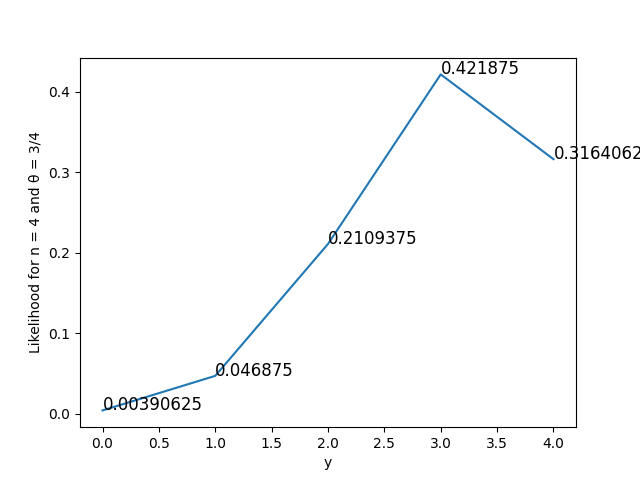

Here is the Python script that generated this plot:
import matplotlib.pyplot as plt
import math

p = [0.00024, 0.047, 0.211, 0.422, 0.316]
x = [0, 1, 2, 3, 4]


def prob(x):
    return (
        math.factorial(4)
        / (math.factorial(x) * math.factorial(4 - x))
        * (0.75**x)
        * (0.25 ** (4 - x))
    )


y = [prob(item) for item in x]
print(y)

fig, ax = plt.subplots()
plt.plot(x, y)
plt.xlabel("y")
plt.ylabel("Likelihood for n = 4 and θ = 3/4")
for index in range(len(x)):
    ax.text(x[index], y[index], y[index], size=12)
plt.show()
